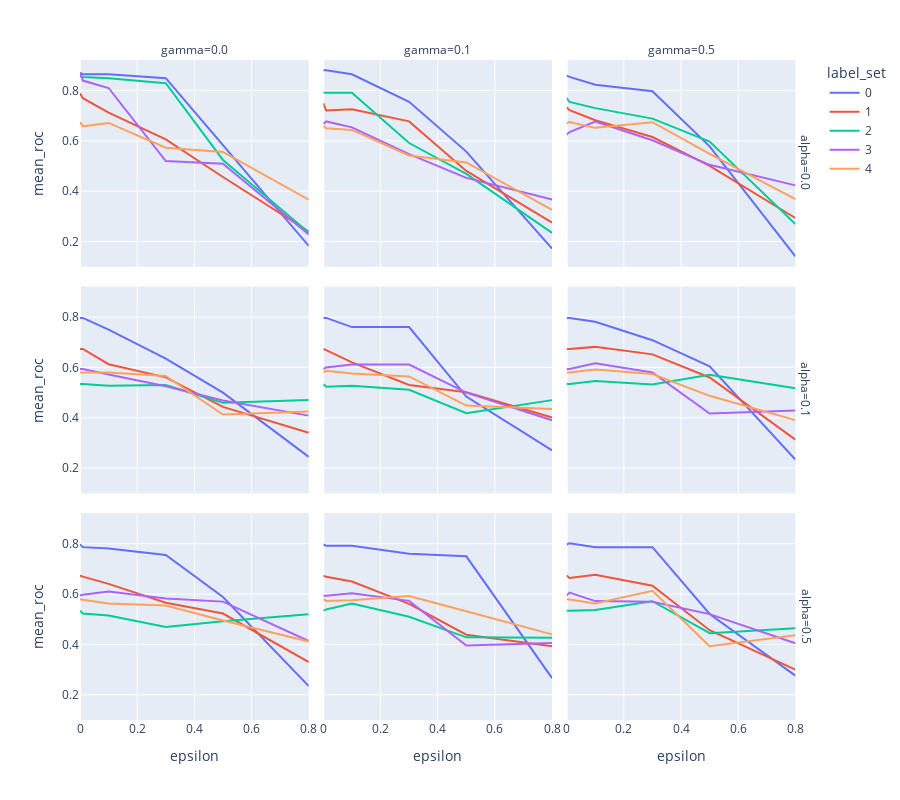

Notebook cell for this chart:
### Code cell
# Choose your favorite visualization library. Here will be an example using plotly
import plotly.express as px


def plot_overall_performance(df: pd.DataFrame):
    fig = px.line(
        df,
        x="epsilon",
        y="mean_roc",
        color="label_set",
        facet_col="gamma",
        facet_row="alpha",
    )
    fig.update_layout(hovermode='x', height=800)
    
    fig.show()
    
plot_overall_performance(df)

### Figure 1 — Plotly figure (JSON) as saved in the notebook; plotly's stock layout.template omitted (floating-point values rounded to 4 significant figures)
{"data": [{"hovertemplate": "label_set=0<br>alpha=0.0<br>gamma=0.0<br>epsilon=%{x}<br>mean_roc=%{y}<extra></extra>", "legendgroup": "0", "line": {"color": "#636efa", "dash": "solid"}, "marker": {"symbol": "circle"}, "mode": "lines", "name": "0", "orientation": "v", "showlegend": true, "type": "scatter", "x": [0, 0.01, 0.1, 0.3, 0.5, 0.8], "xaxis": "x7", "y": [0.8698, 0.8646, 0.8646, 0.849, 0.5833, 0.1823], "yaxis": "y7"}, {"hovertemplate": "label_set=0<br>alpha=0.0<br>gamma=0.1<br>epsilon=%{x}<br>mean_roc=%{y}<extra></extra>", "legendgroup": "0", "line": {"color": "#636efa", "dash": "solid"}, "marker": {"symbol": "circle"}, "mode": "lines", "name": "0", "orientation": "v", "showlegend": false, "type": "scatter", "x": [0, 0.01, 0.1, 0.3, 0.5, 0.8], "xaxis": "x8", "y": [0.8802, 0.8802, 0.8646, 0.7552, 0.5573, 0.1719], "yaxis": "y8"}, {"hovertemplate": "label_set=0<br>alpha=0.0<br>gamma=0.5<br>epsilon=%{x}<br>mean_roc=%{y}<extra></extra>", "legendgroup": "0", "line": {"color": "#636efa", "dash": "solid"}, "marker": {"symbol": "circle"}, "mode": "lines", "name": "0", "orientation": "v", "showlegend": false, "type": "scatter", "x": [0, 0.01, 0.1, 0.3, 0.5, 0.8], "xaxis": "x9", "y": [0.8594, 0.8542, 0.8229, 0.7969, 0.5781, 0.1406], "yaxis": "y9"}, {"hovertemplate": "label_set=0<br>alpha=0.1<br>gamma=0.0<br>epsilon=%{x}<br>mean_roc=%{y}<extra></extra>", "legendgroup": "0", "line": {"color": "#636efa", "dash": "solid"}, "marker": {"symbol": "circle"}, "mode": "lines", "name": "0", "orientation": "v", "showlegend": false, "type": "scatter", "x": [0, 0.01, 0.1, 0.3, 0.5, 0.8], "xaxis": "x4", "y": [0.7969, 0.7969, 0.75, 0.6354, 0.5, 0.2448], "yaxis": "y4"}, {"hovertemplate": "label_set=0<br>alpha=0.1<br>gamma=0.1<br>epsilon=%{x}<br>mean_roc=%{y}<extra></extra>", "legendgroup": "0", "line": {"color": "#636efa", "dash": "solid"}, "marker": {"symbol": "circle"}, "mode": "lines", "name": "0", "orientation": "v", "showlegend": false, "type": "scatter", "x": [0, 0.01, 0.1, 0.3, 0.5, 0.8], "xaxis": "x5", "y": [0.7969, 0.7969, 0.7604, 0.7604, 0.4844, 0.2708], "yaxis": "y5"}, {"hovertemplate": "label_set=0<br>alpha=0.1<br>gamma=0.5<br>epsilon=%{x}<br>mean_roc=%{y}<extra></extra>", "legendgroup": "0", "line": {"color": "#636efa", "dash": "solid"}, "marker": {"symbol": "circle"}, "mode": "lines", "name": "0", "orientation": "v", "showlegend": false, "type": "scatter", "x": [0, 0.01, 0.1, 0.3, 0.5, 0.8], "xaxis": "x6", "y": [0.7969, 0.7969, 0.7812, 0.7083, 0.6042, 0.2344], "yaxis": "y6"}, {"hovertemplate": "label_set=0<br>alpha=0.5<br>gamma=0.0<br>epsilon=%{x}<br>mean_roc=%{y}<extra></extra>", "legendgroup": "0", "line": {"color": "#636efa", "dash": "solid"}, "marker": {"symbol": "circle"}, "mode": "lines", "name": "0", "orientation": "v", "showlegend": false, "type": "scatter", "x": [0, 0.01, 0.1, 0.3, 0.5, 0.8], "xaxis": "x", "y": [0.7969, 0.7865, 0.7812, 0.7552, 0.5885, 0.2344], "yaxis": "y"}, {"hovertemplate": "label_set=0<br>alpha=0.5<br>gamma=0.1<br>epsilon=%{x}<br>mean_roc=%{y}<extra></extra>", "legendgroup": "0", "line": {"color": "#636efa", "dash": "solid"}, "marker": {"symbol": "circle"}, "mode": "lines", "name": "0", "orientation": "v", "showlegend": false, "type": "scatter", "x": [0, 0.01, 0.1, 0.3, 0.5, 0.8], "xaxis": "x2", "y": [0.7969, 0.7917, 0.7917, 0.7604, 0.75, 0.2656], "yaxis": "y2"}, {"hovertemplate": "label_set=0<br>alpha=0.5<br>gamma=0.5<br>epsilon=%{x}<br>mean_roc=%{y}<extra></extra>", "legendgroup": "0", "line": {"color": "#636efa", "dash": "solid"}, "marker": {"symbol": "circle"}, "mode": "lines", "name": "0", "orientation": "v", "showlegend": false, "type": "scatter", "x": [0, 0.01, 0.1, 0.3, 0.5, 0.8], "xaxis": "x3", "y": [0.7969, 0.8021, 0.7865, 0.7865, 0.5208, 0.276], "yaxis": "y3"}, {"hovertemplate": "label_set=1<br>alpha=0.0<br>gamma=0.0<br>epsilon=%{x}<br>mean_roc=%{y}<extra></extra>", "legendgroup": "1", "line": {"color": "#EF553B", "dash": "solid"}, "marker": {"symbol": "circle"}, "mode": "lines", "name": "1", "orientation": "v", "showlegend": true, "type": "scatter", "x": [0, 0.01, 0.1, 0.3, 0.5, 0.8], "xaxis": "x7", "y": [0.7889, 0.7697, 0.712, 0.6059, 0.4564, 0.2397], "yaxis": "y7"}, {"hovertemplate": "label_set=1<br>alpha=0.0<br>gamma=0.1<br>epsilon=%{x}<br>mean_roc=%{y}<extra></extra>", "legendgroup": "1", "line": {"color": "#EF553B", "dash": "solid"}, "marker": {"symbol": "circle"}, "mode": "lines", "name": "1", "orientation": "v", "showlegend": false, "type": "scatter", "x": [0, 0.01, 0.1, 0.3, 0.5, 0.8], "xaxis": "x8", "y": [0.7488, 0.7208, 0.7252, 0.6773, 0.4805, 0.2748], "yaxis": "y8"}, {"hovertemplate": "label_set=1<br>alpha=0.0<br>gamma=0.5<br>epsilon=%{x}<br>mean_roc=%{y}<extra></extra>", "legendgroup": "1", "line": {"color": "#EF553B", "dash": "solid"}, "marker": {"symbol": "circle"}, "mode": "lines", "name": "1", "orientation": "v", "showlegend": false, "type": "scatter", "x": [0, 0.01, 0.1, 0.3, 0.5, 0.8], "xaxis": "x9", "y": [0.7323, 0.7218, 0.6817, 0.6152, 0.5008, 0.2935], "yaxis": "y9"}, {"hovertemplate": "label_set=1<br>alpha=0.1<br>gamma=0.0<br>epsilon=%{x}<br>mean_roc=%{y}<extra></extra>", "legendgroup": "1", "line": {"color": "#EF553B", "dash": "solid"}, "marker": {"symbol": "circle"}, "mode": "lines", "name": "1", "orientation": "v", "showlegend": false, "type": "scatter", "x": [0, 0.01, 0.1, 0.3, 0.5, 0.8], "xaxis": "x4", "y": [0.6735, 0.6735, 0.6129, 0.5607, 0.4435, 0.3408], "yaxis": "y4"}, {"hovertemplate": "label_set=1<br>alpha=0.1<br>gamma=0.1<br>epsilon=%{x}<br>mean_roc=%{y}<extra></extra>", "legendgroup": "1", "line": {"color": "#EF553B", "dash": "solid"}, "marker": {"symbol": "circle"}, "mode": "lines", "name": "1", "orientation": "v", "showlegend": false, "type": "scatter", "x": [0, 0.01, 0.1, 0.3, 0.5, 0.8], "xaxis": "x5", "y": [0.6735, 0.6691, 0.6202, 0.5302, 0.5011, 0.4013], "yaxis": "y5"}, {"hovertemplate": "label_set=1<br>alpha=0.1<br>gamma=0.5<br>epsilon=%{x}<br>mean_roc=%{y}<extra></extra>", "legendgroup": "1", "line": {"color": "#EF553B", "dash": "solid"}, "marker": {"symbol": "circle"}, "mode": "lines", "name": "1", "orientation": "v", "showlegend": false, "type": "scatter", "x": [0, 0.01, 0.1, 0.3, 0.5, 0.8], "xaxis": "x6", "y": [0.6735, 0.6735, 0.6818, 0.6521, 0.5602, 0.3133], "yaxis": "y6"}, {"hovertemplate": "label_set=1<br>alpha=0.5<br>gamma=0.0<br>epsilon=%{x}<br>mean_roc=%{y}<extra></extra>", "legendgroup": "1", "line": {"color": "#EF553B", "dash": "solid"}, "marker": {"symbol": "circle"}, "mode": "lines", "name": "1", "orientation": "v", "showlegend": false, "type": "scatter", "x": [0, 0.01, 0.1, 0.3, 0.5, 0.8], "xaxis": "x", "y": [0.6735, 0.6691, 0.6405, 0.5657, 0.5227, 0.3298], "yaxis": "y"}, {"hovertemplate": "label_set=1<br>alpha=0.5<br>gamma=0.1<br>epsilon=%{x}<br>mean_roc=%{y}<extra></extra>", "legendgroup": "1", "line": {"color": "#EF553B", "dash": "solid"}, "marker": {"symbol": "circle"}, "mode": "lines", "name": "1", "orientation": "v", "showlegend": false, "type": "scatter", "x": [0, 0.01, 0.1, 0.3, 0.5, 0.8], "xaxis": "x2", "y": [0.6735, 0.6685, 0.6498, 0.5613, 0.4386, 0.3926], "yaxis": "y2"}, {"hovertemplate": "label_set=1<br>alpha=0.5<br>gamma=0.5<br>epsilon=%{x}<br>mean_roc=%{y}<extra></extra>", "legendgroup": "1", "line": {"color": "#EF553B", "dash": "solid"}, "marker": {"symbol": "circle"}, "mode": "lines", "name": "1", "orientation": "v", "showlegend": false, "type": "scatter", "x": [0, 0.01, 0.1, 0.3, 0.5, 0.8], "xaxis": "x3", "y": [0.6735, 0.6641, 0.6762, 0.6328, 0.4563, 0.2996], "yaxis": "y3"}, {"hovertemplate": "label_set=2<br>alpha=0.0<br>gamma=0.0<br>epsilon=%{x}<br>mean_roc=%{y}<extra></extra>", "legendgroup": "2", "line": {"color": "#00cc96", "dash": "solid"}, "marker": {"symbol": "circle"}, "mode": "lines", "name": "2", "orientation": "v", "showlegend": true, "type": "scatter", "x": [0, 0.01, 0.1, 0.3, 0.5, 0.8], "xaxis": "x7", "y": [0.8589, 0.8539, 0.8489, 0.8293, 0.5241, 0.2359], "yaxis": "y7"}, {"hovertemplate": "label_set=2<br>alpha=0.0<br>gamma=0.1<br>epsilon=%{x}<br>mean_roc=%{y}<extra></extra>", "legendgroup": "2", "line": {"color": "#00cc96", "dash": "solid"}, "marker": {"symbol": "circle"}, "mode": "lines", "name": "2", "orientation": "v", "showlegend": false, "type": "scatter", "x": [0, 0.01, 0.1, 0.3, 0.5, 0.8], "xaxis": "x8", "y": [0.7913, 0.7913, 0.7913, 0.5913, 0.4689, 0.2341], "yaxis": "y8"}, {"hovertemplate": "label_set=2<br>alpha=0.0<br>gamma=0.5<br>epsilon=%{x}<br>mean_roc=%{y}<extra></extra>", "legendgroup": "2", "line": {"color": "#00cc96", "dash": "solid"}, "marker": {"symbol": "circle"}, "mode": "lines", "name": "2", "orientation": "v", "showlegend": false, "type": "scatter", "x": [0, 0.01, 0.1, 0.3, 0.5, 0.8], "xaxis": "x9", "y": [0.77, 0.7546, 0.73, 0.6883, 0.597, 0.2696], "yaxis": "y9"}, {"hovertemplate": "label_set=2<br>alpha=0.1<br>gamma=0.0<br>epsilon=%{x}<br>mean_roc=%{y}<extra></extra>", "legendgroup": "2", "line": {"color": "#00cc96", "dash": "solid"}, "marker": {"symbol": "circle"}, "mode": "lines", "name": "2", "orientation": "v", "showlegend": false, "type": "scatter", "x": [0, 0.01, 0.1, 0.3, 0.5, 0.8], "xaxis": "x4", "y": [0.5339, 0.5339, 0.5272, 0.5302, 0.4593, 0.4702], "yaxis": "y4"}, {"hovertemplate": "label_set=2<br>alpha=0.1<br>gamma=0.1<br>epsilon=%{x}<br>mean_roc=%{y}<extra></extra>", "legendgroup": "2", "line": {"color": "#00cc96", "dash": "solid"}, "marker": {"symbol": "circle"}, "mode": "lines", "name": "2", "orientation": "v", "showlegend": false, "type": "scatter", "x": [0, 0.01, 0.1, 0.3, 0.5, 0.8], "xaxis": "x5", "y": [0.5339, 0.523, 0.5276, 0.5115, 0.4183, 0.4702], "yaxis": "y5"}, {"hovertemplate": "label_set=2<br>alpha=0.1<br>gamma=0.5<br>epsilon=%{x}<br>mean_roc=%{y}<extra></extra>", "legendgroup": "2", "line": {"color": "#00cc96", "dash": "solid"}, "marker": {"symbol": "circle"}, "mode": "lines", "name": "2", "orientation": "v", "showlegend": false, "type": "scatter", "x": [0, 0.01, 0.1, 0.3, 0.5, 0.8], "xaxis": "x6", "y": [0.5339, 0.5339, 0.5461, 0.5322, 0.5707, 0.5176], "yaxis": "y6"}, {"hovertemplate": "label_set=2<br>alpha=0.5<br>gamma=0.0<br>epsilon=%{x}<br>mean_roc=%{y}<extra></extra>", "legendgroup": "2", "line": {"color": "#00cc96", "dash": "solid"}, "marker": {"symbol": "circle"}, "mode": "lines", "name": "2", "orientation": "v", "showlegend": false, "type": "scatter", "x": [0, 0.01, 0.1, 0.3, 0.5, 0.8], "xaxis": "x", "y": [0.5339, 0.523, 0.5148, 0.4689, 0.4922, 0.5196], "yaxis": "y"}, {"hovertemplate": "label_set=2<br>alpha=0.5<br>gamma=0.1<br>epsilon=%{x}<br>mean_roc=%{y}<extra></extra>", "legendgroup": "2", "line": {"color": "#00cc96", "dash": "solid"}, "marker": {"symbol": "circle"}, "mode": "lines", "name": "2", "orientation": "v", "showlegend": false, "type": "scatter", "x": [0, 0.01, 0.1, 0.3, 0.5, 0.8], "xaxis": "x2", "y": [0.5339, 0.5389, 0.5624, 0.51, 0.428, 0.4267], "yaxis": "y2"}, {"hovertemplate": "label_set=2<br>alpha=0.5<br>gamma=0.5<br>epsilon=%{x}<br>mean_roc=%{y}<extra></extra>", "legendgroup": "2", "line": {"color": "#00cc96", "dash": "solid"}, "marker": {"symbol": "circle"}, "mode": "lines", "name": "2", "orientation": "v", "showlegend": false, "type": "scatter", "x": [0, 0.01, 0.1, 0.3, 0.5, 0.8], "xaxis": "x3", "y": [0.5339, 0.5335, 0.5363, 0.5717, 0.4446, 0.4646], "yaxis": "y3"}, {"hovertemplate": "label_set=3<br>alpha=0.0<br>gamma=0.0<br>epsilon=%{x}<br>mean_roc=%{y}<extra></extra>", "legendgroup": "3", "line": {"color": "#ab63fa", "dash": "solid"}, "marker": {"symbol": "circle"}, "mode": "lines", "name": "3", "orientation": "v", "showlegend": true, "type": "scatter", "x": [0, 0.01, 0.1, 0.3, 0.5, 0.8], "xaxis": "x7", "y": [0.8719, 0.8396, 0.81, 0.5195, 0.509, 0.2276], "yaxis": "y7"}, {"hovertemplate": "label_set=3<br>alpha=0.0<br>gamma=0.1<br>epsilon=%{x}<br>mean_roc=%{y}<extra></extra>", "legendgroup": "3", "line": {"color": "#ab63fa", "dash": "solid"}, "marker": {"symbol": "circle"}, "mode": "lines", "name": "3", "orientation": "v", "showlegend": false, "type": "scatter", "x": [0, 0.01, 0.1, 0.3, 0.5, 0.8], "xaxis": "x8", "y": [0.6667, 0.6772, 0.6535, 0.5475, 0.4527, 0.367], "yaxis": "y8"}, {"hovertemplate": "label_set=3<br>alpha=0.0<br>gamma=0.5<br>epsilon=%{x}<br>mean_roc=%{y}<extra></extra>", "legendgroup": "3", "line": {"color": "#ab63fa", "dash": "solid"}, "marker": {"symbol": "circle"}, "mode": "lines", "name": "3", "orientation": "v", "showlegend": false, "type": "scatter", "x": [0, 0.01, 0.1, 0.3, 0.5, 0.8], "xaxis": "x9", "y": [0.6256, 0.6351, 0.6768, 0.6025, 0.5048, 0.423], "yaxis": "y9"}, {"hovertemplate": "label_set=3<br>alpha=0.1<br>gamma=0.0<br>epsilon=%{x}<br>mean_roc=%{y}<extra></extra>", "legendgroup": "3", "line": {"color": "#ab63fa", "dash": "solid"}, "marker": {"symbol": "circle"}, "mode": "lines", "name": "3", "orientation": "v", "showlegend": false, "type": "scatter", "x": [0, 0.01, 0.1, 0.3, 0.5, 0.8], "xaxis": "x4", "y": [0.5936, 0.5936, 0.5719, 0.5253, 0.4685, 0.4085], "yaxis": "y4"}, {"hovertemplate": "label_set=3<br>alpha=0.1<br>gamma=0.1<br>epsilon=%{x}<br>mean_roc=%{y}<extra></extra>", "legendgroup": "3", "line": {"color": "#ab63fa", "dash": "solid"}, "marker": {"symbol": "circle"}, "mode": "lines", "name": "3", "orientation": "v", "showlegend": false, "type": "scatter", "x": [0, 0.01, 0.1, 0.3, 0.5, 0.8], "xaxis": "x5", "y": [0.5936, 0.6002, 0.6113, 0.6113, 0.5, 0.3905], "yaxis": "y5"}, {"hovertemplate": "label_set=3<br>alpha=0.1<br>gamma=0.5<br>epsilon=%{x}<br>mean_roc=%{y}<extra></extra>", "legendgroup": "3", "line": {"color": "#ab63fa", "dash": "solid"}, "marker": {"symbol": "circle"}, "mode": "lines", "name": "3", "orientation": "v", "showlegend": false, "type": "scatter", "x": [0, 0.01, 0.1, 0.3, 0.5, 0.8], "xaxis": "x6", "y": [0.5936, 0.5936, 0.6163, 0.5803, 0.4169, 0.4292], "yaxis": "y6"}, {"hovertemplate": "label_set=3<br>alpha=0.5<br>gamma=0.0<br>epsilon=%{x}<br>mean_roc=%{y}<extra></extra>", "legendgroup": "3", "line": {"color": "#ab63fa", "dash": "solid"}, "marker": {"symbol": "circle"}, "mode": "lines", "name": "3", "orientation": "v", "showlegend": false, "type": "scatter", "x": [0, 0.01, 0.1, 0.3, 0.5, 0.8], "xaxis": "x", "y": [0.5936, 0.5974, 0.6105, 0.5821, 0.57, 0.4135], "yaxis": "y"}, {"hovertemplate": "label_set=3<br>alpha=0.5<br>gamma=0.1<br>epsilon=%{x}<br>mean_roc=%{y}<extra></extra>", "legendgroup": "3", "line": {"color": "#ab63fa", "dash": "solid"}, "marker": {"symbol": "circle"}, "mode": "lines", "name": "3", "orientation": "v", "showlegend": false, "type": "scatter", "x": [0, 0.01, 0.1, 0.3, 0.5, 0.8], "xaxis": "x2", "y": [0.5936, 0.5936, 0.6031, 0.5729, 0.3954, 0.4057], "yaxis": "y2"}, {"hovertemplate": "label_set=3<br>alpha=0.5<br>gamma=0.5<br>epsilon=%{x}<br>mean_roc=%{y}<extra></extra>", "legendgroup": "3", "line": {"color": "#ab63fa", "dash": "solid"}, "marker": {"symbol": "circle"}, "mode": "lines", "name": "3", "orientation": "v", "showlegend": false, "type": "scatter", "x": [0, 0.01, 0.1, 0.3, 0.5, 0.8], "xaxis": "x3", "y": [0.5936, 0.6061, 0.5719, 0.5693, 0.5202, 0.4048], "yaxis": "y3"}, {"hovertemplate": "label_set=4<br>alpha=0.0<br>gamma=0.0<br>epsilon=%{x}<br>mean_roc=%{y}<extra></extra>", "legendgroup": "4", "line": {"color": "#FFA15A", "dash": "solid"}, "marker": {"symbol": "circle"}, "mode": "lines", "name": "4", "orientation": "v", "showlegend": true, "type": "scatter", "x": [0, 0.01, 0.1, 0.3, 0.5, 0.8], "xaxis": "x7", "y": [0.6753, 0.6578, 0.6713, 0.5726, 0.5559, 0.3663], "yaxis": "y7"}, {"hovertemplate": "label_set=4<br>alpha=0.0<br>gamma=0.1<br>epsilon=%{x}<br>mean_roc=%{y}<extra></extra>", "legendgroup": "4", "line": {"color": "#FFA15A", "dash": "solid"}, "marker": {"symbol": "circle"}, "mode": "lines", "name": "4", "orientation": "v", "showlegend": false, "type": "scatter", "x": [0, 0.01, 0.1, 0.3, 0.5, 0.8], "xaxis": "x8", "y": [0.6595, 0.6499, 0.6434, 0.542, 0.5144, 0.326], "yaxis": "y8"}, {"hovertemplate": "label_set=4<br>alpha=0.0<br>gamma=0.5<br>epsilon=%{x}<br>mean_roc=%{y}<extra></extra>", "legendgroup": "4", "line": {"color": "#FFA15A", "dash": "solid"}, "marker": {"symbol": "circle"}, "mode": "lines", "name": "4", "orientation": "v", "showlegend": false, "type": "scatter", "x": [0, 0.01, 0.1, 0.3, 0.5, 0.8], "xaxis": "x9", "y": [0.6691, 0.6748, 0.6517, 0.674, 0.5481, 0.3689], "yaxis": "y9"}, {"hovertemplate": "label_set=4<br>alpha=0.1<br>gamma=0.0<br>epsilon=%{x}<br>mean_roc=%{y}<extra></extra>", "legendgroup": "4", "line": {"color": "#FFA15A", "dash": "solid"}, "marker": {"symbol": "circle"}, "mode": "lines", "name": "4", "orientation": "v", "showlegend": false, "type": "scatter", "x": [0, 0.01, 0.1, 0.3, 0.5, 0.8], "xaxis": "x4", "y": [0.5795, 0.5795, 0.58, 0.5664, 0.413, 0.4253], "yaxis": "y4"}, {"hovertemplate": "label_set=4<br>alpha=0.1<br>gamma=0.1<br>epsilon=%{x}<br>mean_roc=%{y}<extra></extra>", "legendgroup": "4", "line": {"color": "#FFA15A", "dash": "solid"}, "marker": {"symbol": "circle"}, "mode": "lines", "name": "4", "orientation": "v", "showlegend": false, "type": "scatter", "x": [0, 0.01, 0.1, 0.3, 0.5, 0.8], "xaxis": "x5", "y": [0.5795, 0.587, 0.576, 0.5642, 0.4484, 0.4349], "yaxis": "y5"}, {"hovertemplate": "label_set=4<br>alpha=0.1<br>gamma=0.5<br>epsilon=%{x}<br>mean_roc=%{y}<extra></extra>", "legendgroup": "4", "line": {"color": "#FFA15A", "dash": "solid"}, "marker": {"symbol": "circle"}, "mode": "lines", "name": "4", "orientation": "v", "showlegend": false, "type": "scatter", "x": [0, 0.01, 0.1, 0.3, 0.5, 0.8], "xaxis": "x6", "y": [0.5795, 0.5795, 0.5922, 0.5739, 0.4873, 0.3907], "yaxis": "y6"}, {"hovertemplate": "label_set=4<br>alpha=0.5<br>gamma=0.0<br>epsilon=%{x}<br>mean_roc=%{y}<extra></extra>", "legendgroup": "4", "line": {"color": "#FFA15A", "dash": "solid"}, "marker": {"symbol": "circle"}, "mode": "lines", "name": "4", "orientation": "v", "showlegend": false, "type": "scatter", "x": [0, 0.01, 0.1, 0.3, 0.5, 0.8], "xaxis": "x", "y": [0.5795, 0.5774, 0.5629, 0.5542, 0.4948, 0.4113], "yaxis": "y"}, {"hovertemplate": "label_set=4<br>alpha=0.5<br>gamma=0.1<br>epsilon=%{x}<br>mean_roc=%{y}<extra></extra>", "legendgroup": "4", "line": {"color": "#FFA15A", "dash": "solid"}, "marker": {"symbol": "circle"}, "mode": "lines", "name": "4", "orientation": "v", "showlegend": false, "type": "scatter", "x": [0, 0.01, 0.1, 0.3, 0.5, 0.8], "xaxis": "x2", "y": [0.5795, 0.5726, 0.5752, 0.5918, 0.5319, 0.4397], "yaxis": "y2"}, {"hovertemplate": "label_set=4<br>alpha=0.5<br>gamma=0.5<br>epsilon=%{x}<br>mean_roc=%{y}<extra></extra>", "legendgroup": "4", "line": {"color": "#FFA15A", "dash": "solid"}, "marker": {"symbol": "circle"}, "mode": "lines", "name": "4", "orientation": "v", "showlegend": false, "type": "scatter", "x": [0, 0.01, 0.1, 0.3, 0.5, 0.8], "xaxis": "x3", "y": [0.5795, 0.5787, 0.5629, 0.6132, 0.3925, 0.4362], "yaxis": "y3"}], "layout": {"annotations": [{"font": {}, "showarrow": false, "text": "gamma=0.0", "x": 0.1567, "xanchor": "center", "xref": "paper", "y": 1.0, "yanchor": "bottom", "yref": "paper"}, {"font": {}, "showarrow": false, "text": "gamma=0.1", "x": 0.49, "xanchor": "center", "xref": "paper", "y": 1.0, "yanchor": "bottom", "yref": "paper"}, {"font": {}, "showarrow": false, "text": "gamma=0.5", "x": 0.8233, "xanchor": "center", "xref": "paper", "y": 1.0, "yanchor": "bottom", "yref": "paper"}, {"font": {}, "showarrow": false, "text": "alpha=0.5", "textangle": 90, "x": 0.98, "xanchor": "left", "xref": "paper", "y": 0.1567, "yanchor": "middle", "yref": "paper"}, {"font": {}, "showarrow": false, "text": "alpha=0.1", "textangle": 90, "x": 0.98, "xanchor": "left", "xref": "paper", "y": 0.5, "yanchor": "middle", "yref": "paper"}, {"font": {}, "showarrow": false, "text": "alpha=0.0", "textangle": 90, "x": 0.98, "xanchor": "left", "xref": "paper", "y": 0.8433, "yanchor": "middle", "yref": "paper"}], "height": 800, "hovermode": "x", "legend": {"title": {"text": "label_set"}, "tracegroupgap": 0}, "margin": {"t": 60}, "xaxis": {"anchor": "y", "domain": [0, 0.3133], "title": {"text": "epsilon"}}, "xaxis2": {"anchor": "y2", "domain": [0.3333, 0.6467], "matches": "x", "title": {"text": "epsilon"}}, "xaxis3": {"anchor": "y3", "domain": [0.6667, 0.98], "matches": "x", "title": {"text": "epsilon"}}, "xaxis4": {"anchor": "y4", "domain": [0, 0.3133], "matches": "x", "showticklabels": false}, "xaxis5": {"anchor": "y5", "domain": [0.3333, 0.6467], "matches": "x", "showticklabels": false}, "xaxis6": {"anchor": "y6", "domain": [0.6667, 0.98], "matches": "x", "showticklabels": false}, "xaxis7": {"anchor": "y7", "domain": [0, 0.3133], "matches": "x", "showticklabels": false}, "xaxis8": {"anchor": "y8", "domain": [0.3333, 0.6467], "matches": "x", "showticklabels": false}, "xaxis9": {"anchor": "y9", "domain": [0.6667, 0.98], "matches": "x", "showticklabels": false}, "yaxis": {"anchor": "x", "domain": [0, 0.3133], "title": {"text": "mean_roc"}}, "yaxis2": {"anchor": "x2", "domain": [0, 0.3133], "matches": "y", "showticklabels": false}, "yaxis3": {"anchor": "x3", "domain": [0, 0.3133], "matches": "y", "showticklabels": false}, "yaxis4": {"anchor": "x4", "domain": [0.3433, 0.6567], "matches": "y", "title": {"text": "mean_roc"}}, "yaxis5": {"anchor": "x5", "domain": [0.3433, 0.6567], "matches": "y", "showticklabels": false}, "yaxis6": {"anchor": "x6", "domain": [0.3433, 0.6567], "matches": "y", "showticklabels": false}, "yaxis7": {"anchor": "x7", "domain": [0.6867, 1.0], "matches": "y", "title": {"text": "mean_roc"}}, "yaxis8": {"anchor": "x8", "domain": [0.6867, 1.0], "matches": "y", "showticklabels": false}, "yaxis9": {"anchor": "x9", "domain": [0.6867, 1.0], "matches": "y", "showticklabels": false}}}
